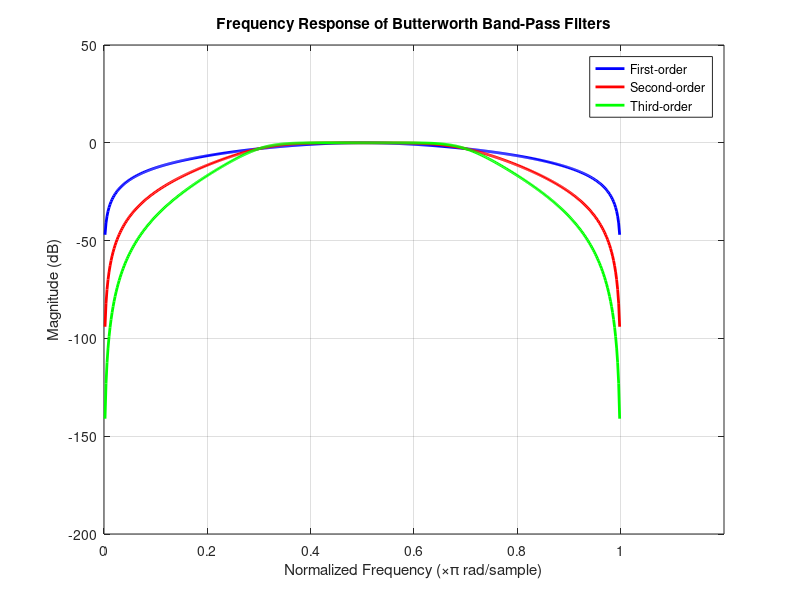

Write the MATLAB code that produced this figure.
% Define design parameters
wc1 = 0.3; % Lower cutoff frequency
wc2 = 0.7; % Upper cutoff frequency

% Calculate the orders of the filters
n1 = 1; % First-order
n2 = 2; % Second-order
n3 = 3; % Third-order

% Design Butterworth band-pass filters
[b1, a1] = butter(n1, [wc1 wc2], 'bandpass');
[b2, a2] = butter(n2, [wc1 wc2], 'bandpass');
[b3, a3] = butter(n3, [wc1 wc2], 'bandpass');

% Frequency response
[H1, W1] = freqz(b1, a1);
[H2, W2] = freqz(b2, a2);
[H3, W3] = freqz(b3, a3);

% Plot frequency response for Butterworth band-pass filters
figure;
plot(W1/pi, 20*log10(abs(H1)), 'b', 'LineWidth', 2);
hold on;
plot(W2/pi, 20*log10(abs(H2)), 'r', 'LineWidth', 2);
plot(W3/pi, 20*log10(abs(H3)), 'g', 'LineWidth', 2);

% Set x-axis limit
xlim([0 1.2]);

% Add legend and labels
legend('First-order', 'Second-order', 'Third-order');
title('Frequency Response of Butterworth Band-Pass Filters');
xlabel('Normalized Frequency (\times\pi rad/sample)');
ylabel('Magnitude (dB)');
grid on;
